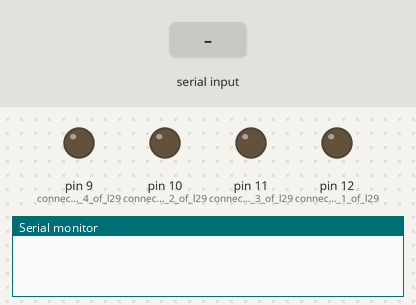
This sketch was run on a simulated Arduino Uno, built with avr-gcc and run on an emulated ATmega328P. Parts: output pins drawn as LEDs (lit = HIGH), the last lines printed to the serial monitor. The test bench sets the inputs (shaded band).

Above: at 1.2 s.
1.3 s: "forward" received over the second serial link
At 2.5 s:
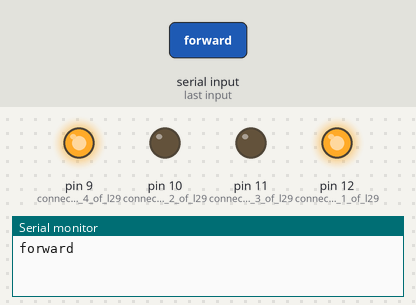
2.8 s: "backward" received over the second serial link
At 4.0 s:
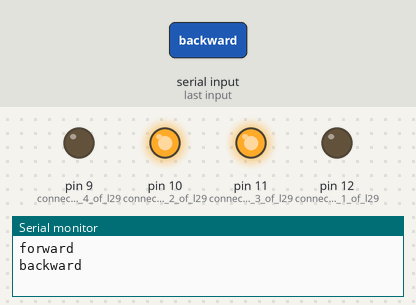
4.3 s: "right" received over the second serial link
At 5.3 s:
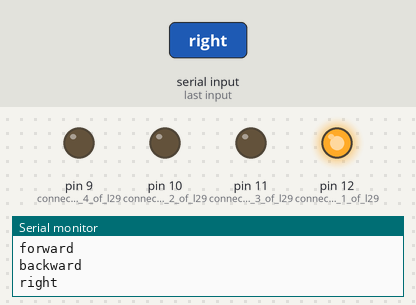
5.8 s: "left" received over the second serial link
At 7.2 s:
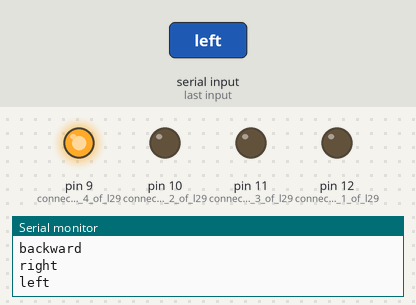
Timing chart, 0 to 8.3 s (numbered marks = the images above; inputs shaded):
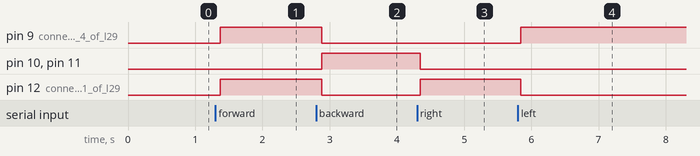

The sketch:

BT_car.ino
```cpp
#include<SoftwareSerial.h>
SoftwareSerial BT(0,1); //Tx Rx respectively
String readdata;

void setup() {
  BT.begin(9600);
Serial.begin(9600);
pinMode(12, OUTPUT); // connect to input 1 of l293d
pinMode(9, OUTPUT); // connect to input 4 of l293d
pinMode(11, OUTPUT); // connect to input 3 of l293d
pinMode(10, OUTPUT); // connect to input 2 of l293d

}
//-----------------------------------------------------------------------//
void loop() {
while (BT.available()){  //Check if there is an available byte to read
delay(10); //Delay added to make thing stable
  char c = BT.read(); //Conduct a serial read
readdata += c; //build the string- "forward", "reverse", "left" and "right"
  }
if (readdata.length() > 0) {
Serial.println(readdata); // print data to serial monitor
// if data received as forward move robot forward
if(readdata == "forward")
  {
digitalWrite(12, HIGH);
digitalWrite (9, HIGH);
digitalWrite(11,LOW);
digitalWrite(10,LOW);
delay(100);
  }
  // if data received as reverse move robot reverse

else if(readdata == "backward")
  {
digitalWrite(12, LOW);
digitalWrite(9, LOW);
digitalWrite(11, HIGH);
digitalWrite(10,HIGH);
delay(100);
  }
// if data received as right turn robot to right direction.
else if (readdata == "right")
  {
digitalWrite (12,HIGH);
digitalWrite (9,LOW);
digitalWrite (11,LOW);
digitalWrite (10,LOW);
delay (100);

  }
// if data received as left turn robot to left direction
else if ( readdata == "left")
 {
digitalWrite (12, LOW);
digitalWrite (9, HIGH);
digitalWrite (11, LOW);
digitalWrite (10, LOW);
delay (100);
 }
 // if data received as stop, halt the robot

else if (readdata == "stop")
 {
digitalWrite (12, LOW);
digitalWrite (9, LOW);
digitalWrite (11, LOW);
digitalWrite (10, LOW);
delay (100);
 }


readdata="";}} //Reset the variable
```

Measured:
- after the input at 1.3 s, pin 9 (connect_to_input_4_of_l29), pin 12 (connect_to_input_1_of_l29): LOW → HIGH after 0.07 s
- after the input at 2.8 s, pin 9 (connect_to_input_4_of_l29), pin 12 (connect_to_input_1_of_l29): HIGH → LOW after 0.08 s; pin 10 (connect_to_input_2_of_l29), pin 11 (connect_to_input_3_of_l29): LOW → HIGH after 0.08 s
- after the input at 4.3 s, pin 10 (connect_to_input_2_of_l29), pin 11 (connect_to_input_3_of_l29): HIGH → LOW after 0.05 s; pin 12 (connect_to_input_1_of_l29): LOW → HIGH after 0.05 s
- after the input at 5.8 s, pin 9 (connect_to_input_4_of_l29): LOW → HIGH at once; pin 12 (connect_to_input_1_of_l29): HIGH → LOW at once
